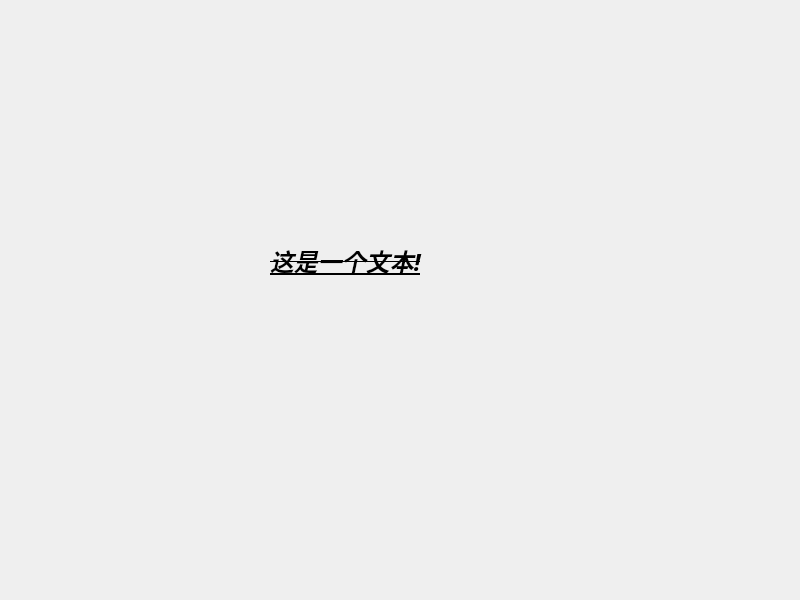
<?xml version="1.0" encoding="UTF-8"?>
<ui version="4.0">
 <class>Widget</class>
 <widget class="QWidget" name="Widget">
  <property name="geometry">
   <rect>
    <x>0</x>
    <y>0</y>
    <width>800</width>
    <height>600</height>
   </rect>
  </property>
  <property name="windowTitle">
   <string>Widget</string>
  </property>
  <widget class="QLabel" name="label">
   <property name="geometry">
    <rect>
     <x>270</x>
     <y>230</y>
     <width>211</width>
     <height>61</height>
    </rect>
   </property>
   <property name="font">
    <font>
     <family>华文中宋</family>
     <pointsize>18</pointsize>
     <weight>75</weight>
     <italic>true</italic>
     <bold>true</bold>
     <underline>true</underline>
     <strikeout>true</strikeout>
    </font>
   </property>
   <property name="text">
    <string>这是一个文本!</string>
   </property>
  </widget>
 </widget>
 <resources/>
 <connections/>
</ui>
